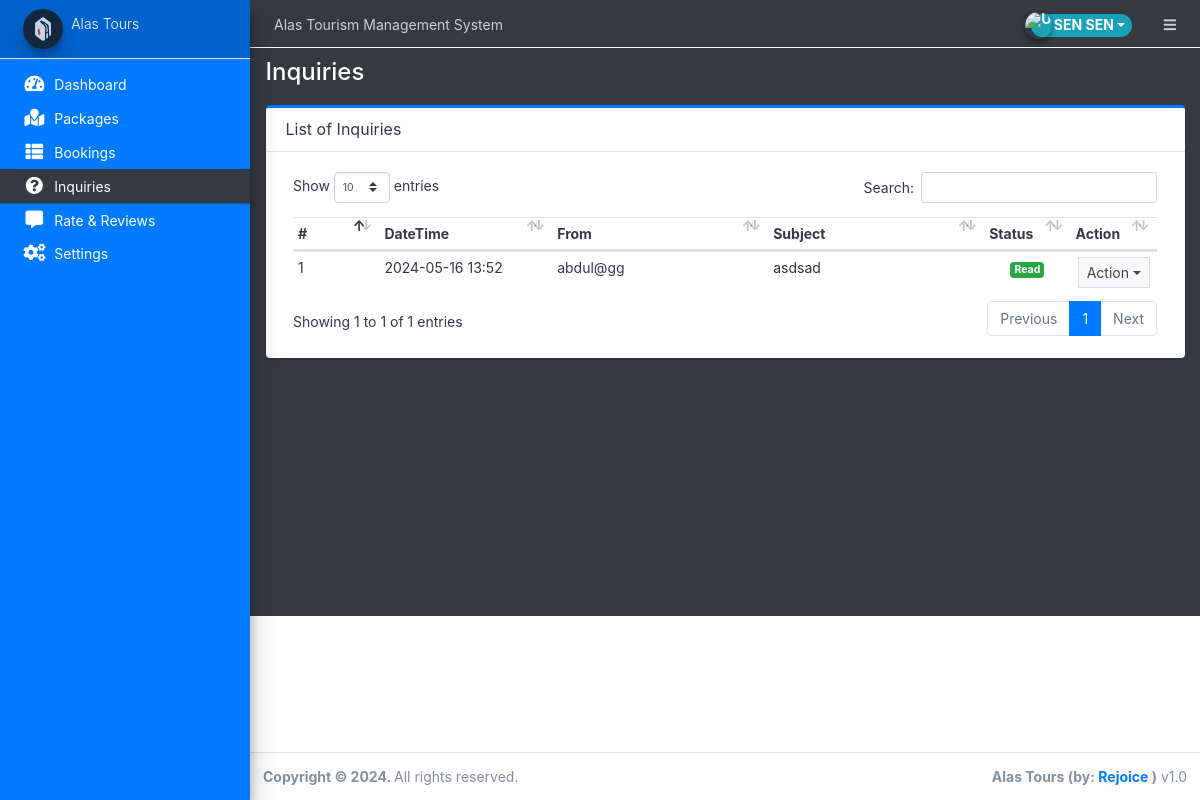
Page /admin/?page=inquiries (signed in) on the committed database.
### tables this page shows
CREATE TABLE `inquiry` (
  `id` int(30) NOT NULL,
  `name` text DEFAULT NULL,
  `email` text DEFAULT NULL,
  `subject` varchar(250) NOT NULL,
  `message` text DEFAULT NULL,
  `status` tinyint(4) NOT NULL DEFAULT 0,
  `date_created` datetime NOT NULL DEFAULT current_timestamp()
);

### admin/inquiries/index.php (the view, shortened to what this page needs)
<div class="card card-outline card-primary">
	<div class="card-header">
		<h3 class="card-title">List of Inquiries</h3>
	</div>
	<div class="card-body">
        <div class="container-fluid">
        <table class="table table-stripped text-dark">
            <colgroup>
                <col width="10%">
                <col width="20%">
                <col width="25%">
                <col width="25%">
                <col width="10%">
                <col width="10%">
            </colgroup>
            <thead>
                <tr>
                    <th>#</th>
                    <th>DateTime</th>
                    <th>From</th>
                    <th>Subject</th>
                    <th>Status</th>
                    <th>Action</th>
                </tr>
            </thead>
            <tbody>
                <?php
                $i=1;
                    $qry = $conn->query("SELECT * FROM `inquiry` order by date(date_created) desc ");
                    while($row= $qry->fetch_assoc()):
                ?>
                    <tr>
                        <td><?php echo $i++ ?></td>
                        <td><?php echo date("Y-m-d H:i",strtotime($row['date_created'])) ?></td>
                        <td><?php echo $row['email'] ?></td>
                        <td><p class="truncate-1 m-0"><?php echo $row['subject'] ?></p></td>
                        <td class="text-center status">
                            <?php if($row['status'] == 0): ?>
                                <span class="badge badge-warning">Unread</span>
                            <?php elseif($row['status'] == 1): ?>
                                <span class="badge badge-success">Read</span>
                            <?php endif; ?>
                        </td>
                        <td align="center">
                                <button type="button" class="btn btn-flat btn-default btn-sm dropdown-toggle dropdown-icon" data-toggle="dropdown">
                                    Action
                                </button>
                        </td>
                    </tr>
                <?php endwhile; ?>
            </tbody>
        </table>
		</div>
	</div>
</div>

### rows in the picture
inquiry: date_created "2024-05-16 13:52", email "abdul@gg", subject "asdsad", status "Read"

### other values in the picture
$_settings->info('name') "Alas Tourism Management System"
$_settings->userdata('firstname').' '.$_settings->userdata('lastname') "SEN SEN"
$_settings->info('short_name') "Alas Tours"
str_replace(array("/","_"), " ",$page) "Inquiries"
